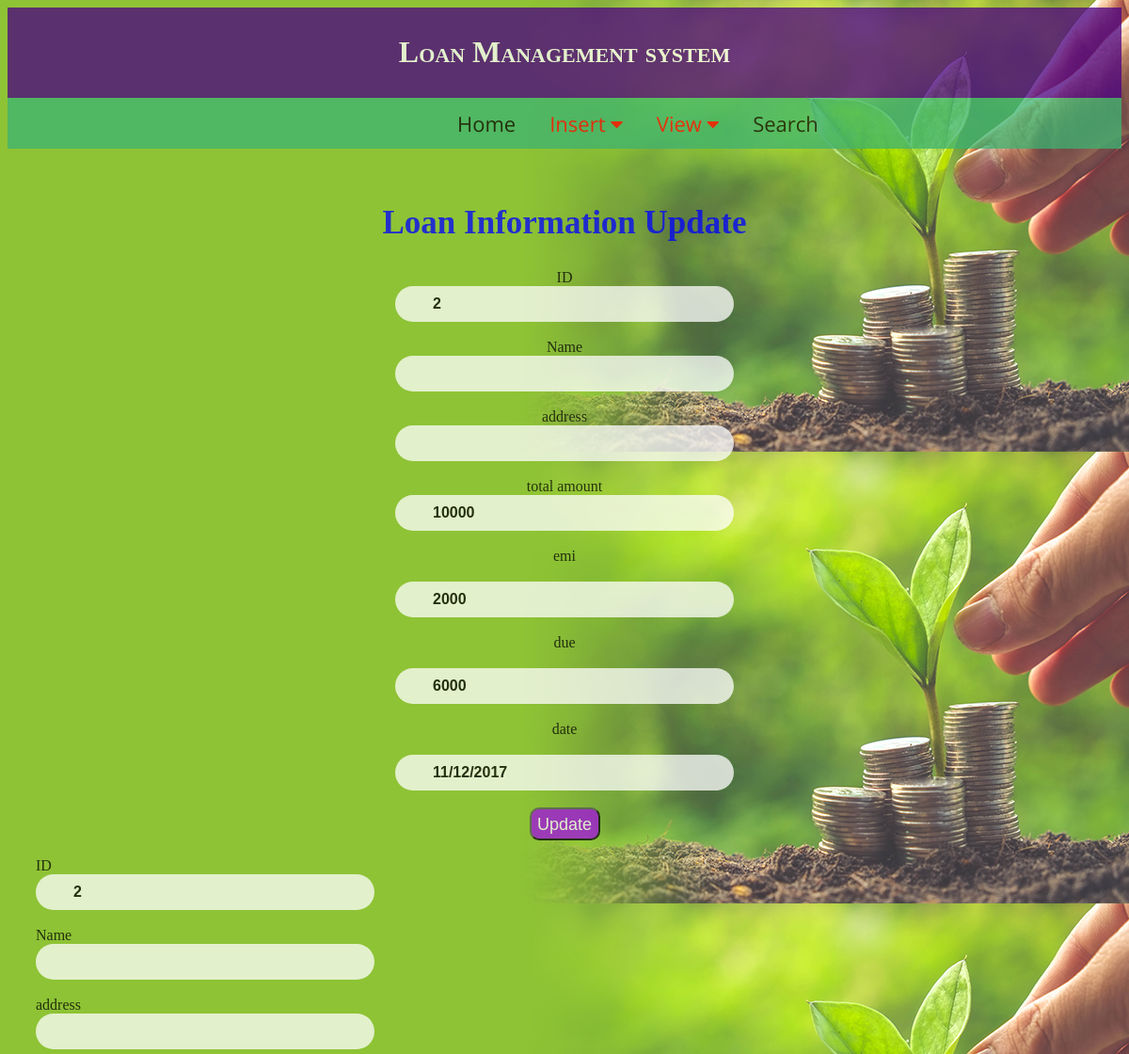
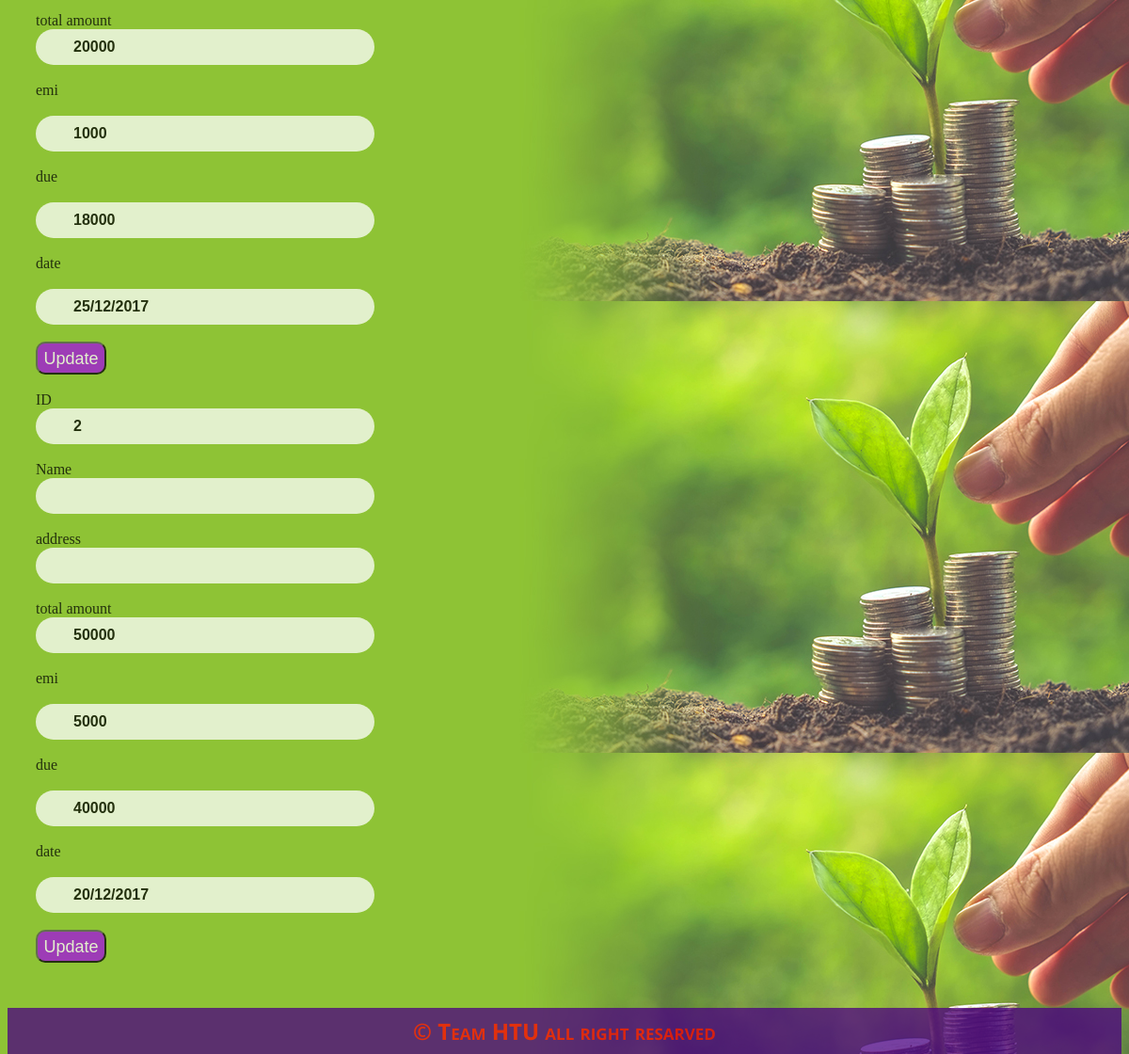
Screenshot of /loan_edit.php?id=2 with the database file from the repository (2 pictures, top to bottom).
### tables this page shows
CREATE TABLE `tb_loan` (
  `sl` int(20) NOT NULL,
  `Acc_id` int(44) NOT NULL,
  `total` int(20) NOT NULL,
  `emi` int(20) NOT NULL,
  `due` int(20) NOT NULL,
  `date` varchar(30) NOT NULL
);

### loan_edit.php (the view, shortened to what this page needs)
<?php
	include 'header.php';
?>
<!DOCTYPE html>
<html>
<head>
</head>
<body>
	<div style="padding: 30px;">
	<center>
		<h2 style="font-size: 35px;">Loan Information Update</h2>
		<?php
		$id = $_GET["id"];
          $servername = "localhost";
          $username = "root";
          $password = "";
          $dbname = "db_loanmanagementsystem";
          $conn = mysqli_connect($servername, $username, $password, $dbname);
          $sql = "SELECT * FROM tb_loan WHERE `sl` = '$id'";
          $result = mysqli_query($conn, $sql);
		  if ($result->num_rows > 0) {
          while($row = $result->fetch_assoc()) {
          ?>
          <form action="loan_edit_conn.php" method="post">
			   ID<br>
			  <input type="text" name="sl" value="<?php echo $row['sl']?>" readonly="">
			  <br><br>
			   Name<br>
			  <input type="text" name="Name" value="<?php echo $row['Name']?>">
			  <br><br>
			   address<br>
			  <input type="text" name="Address" value="<?php echo $row['Address']?>">
			  <br><br>
			   total amount<br>
			  <input type="text" name="total" value="<?php echo $row['total']?>">
			  <br><br>
			  emi<br><br>
			  <input type="text" name="Emi" value="<?php echo $row['emi']?>">
			  <br><br>
			  due<br><br>
			  <input type="text" name="Due" value="<?php echo $row['due']?>">
			  <br><br>
			  date<br><br>
			   <input type="text" name="Date" value="<?php echo $row['date']?>">
			  <br><br>
			  <input type="submit"style="width: 75px;height: 35px; background: #A20FE2;color: #fff;font-size: 18px;border-radius: 10px;padding: 6px;" value="Update" name="update">
			   <br><br>
			</form>
	</center>
	<?php
}
}
          ?>
</div>
</body>
</html>
<?php include 'footer.php';?>

### header.php (style rules this page uses)
h1,h2,h3,big { font-family:Comic Sans MS; }
input[type=text] { width: 300px; font-weight: bold; box-sizing: none; border: 2px red; border-radius: 20px; font-size: 16px; background-color: ; background-position: 10px 10px; background-repeat: no-repeat; padding: 10px 20px 10px 40px; -webkit-transition: width 0.4s ease-in-out; transition: width 0.4s ease-in-out; }
body { opacity:0.75; }
h2 { color:blue; }

### rows the page displays
tb_loan: sl "2", total "10000", Emi "2000", Due "6000", Date "11/12/2017"
tb_loan: sl "2", total "20000", Emi "1000", Due "18000", Date "25/12/2017"
tb_loan: sl "2", total "50000", Emi "5000", Due "40000", Date "20/12/2017"
